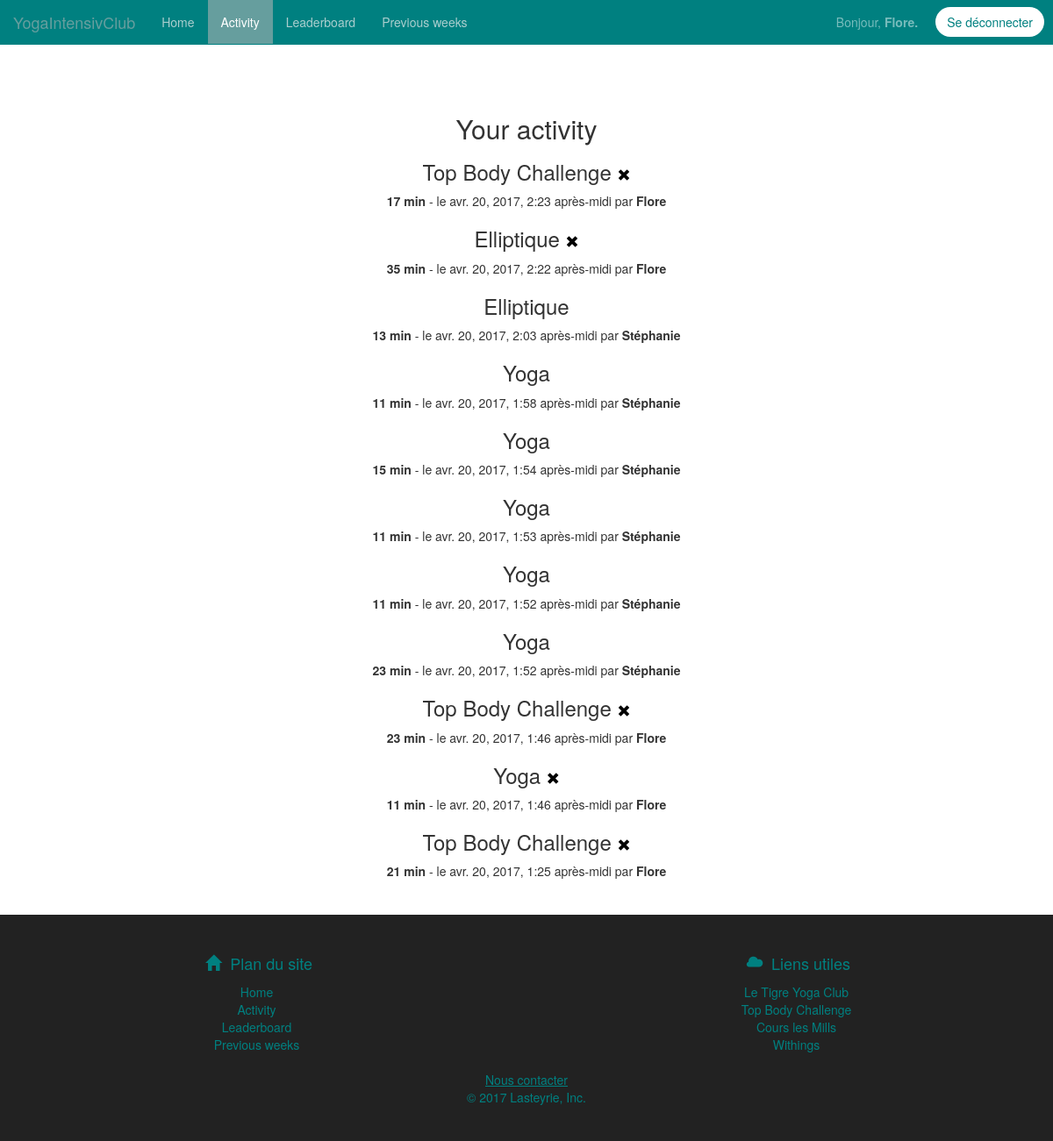
The app's page /activity/ (signed in), older data.
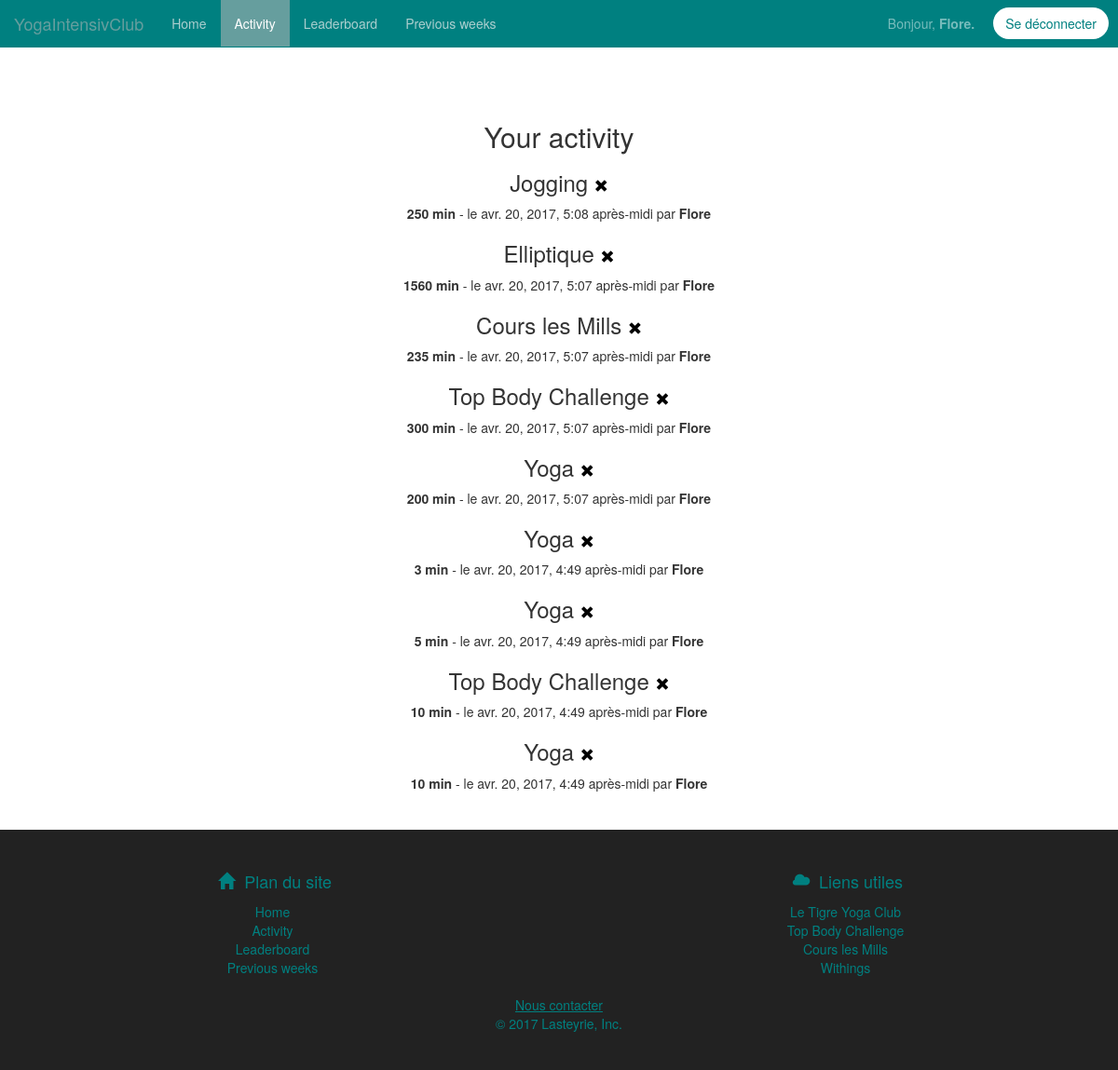
The same page, newer data.
### yoga/models.py (models this page shows)
class Activity(models.Model):
    SPORTS = [("Yoga", "Yoga"),
              ("Top Body Challenge", "Top Body Challenge"),
              ("Cours les Mills", "Cours les Mills"),
              ("Elliptique", "Elliptique"),
              ("Jogging", "Jogging")]
    sport = models.CharField(max_length=10, choices= SPORTS)
    durée = models.IntegerField()
    date = models.DateTimeField(auto_now_add=True, auto_now=False)
    user = models.ForeignKey(User, null = True)

### yoga/views.py (the view)
# urls.py: url(r'^activity/$', views.activity),
def activity(request):
    if not request.user.is_authenticated:
        return redirect("/login")
    activité = Activity.objects.all().order_by("-date")
    return render(request, "activity.html", {'activitées': activité})

### yoga/templates/activity.html (shortened to what this page needs)
{% extends "base.html" %}
{% load static %}
{% block navbar %}
    <li><a href="/">Home</a></li>
    <li class="active"><a href="/activity">Activity</a></li>
    <li><a href="/leaderboard">Leaderboard</a></li>
    <li><a href="/previousweeks">Previous weeks</a></li>
{% endblock %}
{% block content %}
	<div class="col-md-10 col-md-offset-1" style="text-align: center;">
		<br /><br />
		<h2> Your activity </h2>
		{% for activité in activitées %}
			<h3>{{ activité.sport }}
                {%  if request.user == activité.user %}
                    <a href="/suppr_activity/{{ activité.id }}" id="suppr">
                        <span class="glyphicon glyphicon-remove" style="color: black; font-size: 15px;"></span>
                    </a>
                {%  endif %}
            </h3>
            <p><strong>{{  activité.durée }} min</strong> - le {{ activité.date }} par  <strong>{{ activité.user.first_name }}</strong></p>
		{% empty %}
		<p> No activity .. </p>
		{% endfor %}
	</div>
{% endblock %}

### yoga/templates/base.html (shortened to what this page needs)
<!DOCTYPE html>
{% load static %}
<html lang="fr">
	<head>
		<link href="{% static 'css/bootstrap.min.css' %}" rel="stylesheet">
		<link href="{% static 'css/yoga.css' %}" rel="stylesheet">
	</head>
	<body>
        <nav class="navbar navbar-fixed-top">
            <div class="container-fluid">
                <div class="navbar-header">
                  <a class="navbar-brand" href="/">YogaIntensivClub</a>
                </div>
                <div id="navbar" class="collapse navbar-collapse">
                    <ul class="nav navbar-nav col-md-6">
                        {% block navbar %}{% endblock %}
                    </ul>
                <div class="navbar-right">
                            <p class="navbar-text" style="color : #78bcbc">Bonjour, <strong>{{ user.first_name }}.</strong></p>
                            <a href="/logout"><button type="button" class="btn btn-custom1 navbar-btn" style="margin-right: 10px;" name="logout">Se déconnecter</button></a>
                </div>
                </div>
            </div>
        </nav>
        <div class="container">
            {% block content %} {% endblock %}
        </div>
        <footer>
                <div class="row">
                    <div class="col-sm-6">
                        <center>
                          <h4 class="footertext" style="color: teal;"><span class="glyphicon glyphicon-home " style="margin: 5px;"></span> <a>Plan du site</a></h4>
                          <p class="footertext">
                            <a href="/">Home</a><br>
                            <a href="/activity">Activity</a><br>
                            <a href="/leaderboard">Leaderboard</a><br>
                            <a href="/previousweeks">Previous weeks</a><br>
                          </p>
                        </center>
                    </div>
                    <div class="col-sm-6">
                        <center>
                         <h4 class="footertext" style="color: teal;"><span class="glyphicon glyphicon-cloud" style="margin: 5px; "></span> <a>Liens utiles</a></h4>
                          <p class="footertext">
                            <a href="http://tigre-yoga.com/">Le Tigre Yoga Club</a><br>
                            <a href="https://soniatlev.fr/produit/top-body-challenge-version-francaise/">Top Body Challenge</a><br>
                            <a href="http://w3.lesmills.com/france/fr/">Cours les Mills</a><br>
                            <a href="https://www.withings.com/fr/fr/">Withings</a><br>
                          </p>
                        </center>
                    </div>
                </div>
                <div class="row">
                    <p><center><a href="#" style="text-decoration: underline;">Nous contacter</a> <p class="footertext" style="color: teal;">&copy; 2017 Lasteyrie, Inc.</p></center></p>
                </div>
            </footer>
    </body>
</html>

### yoga/static/css/yoga.css (style rules this page uses)
html, body { overflow-x: hidden; }
body { padding-top: 70px; }
footer { padding: 30px 0; bottom: 0; width: 100%; height: 10%; background: #222222; margin-top:30px; color: teal; }
footer a { color: teal; }
.btn-custom1 { background-color: white; color: teal; margin:5px; margin-top: 8px; border-radius: 20px; }
.navbar { background-color: teal; }
.navbar .navbar-brand { color: white; }
.navbar .navbar-nav > li > a { color: #abcece; }
.navbar .navbar-nav > .active > a, .navbar .navbar-nav > .active > a:hover, .navbar .navbar-nav > .active > a:focus { color: white; background-color: #669e9e; }

Row changes from the older to the newer data that the page shows:
removed Activity: sport "Top Body Challenge", durée "17", date "avr. 20, 2017, 2:23 après-midi", user.first_name "Flore"
removed Activity: sport "Elliptique", durée "35", date "avr. 20, 2017, 2:22 après-midi", user.first_name "Flore"
removed Activity: sport "Elliptique", durée "13", date "avr. 20, 2017, 2:03 après-midi", user.first_name "Stéphanie"
removed Activity: sport "Yoga", durée "11", date "avr. 20, 2017, 1:58 après-midi", user.first_name "Stéphanie"
removed Activity: sport "Yoga", durée "15", date "avr. 20, 2017, 1:54 après-midi", user.first_name "Stéphanie"
removed Activity: sport "Yoga", durée "11", date "avr. 20, 2017, 1:53 après-midi", user.first_name "Stéphanie"
removed Activity: sport "Yoga", durée "11", date "avr. 20, 2017, 1:52 après-midi", user.first_name "Stéphanie"
removed Activity: sport "Yoga", durée "23", date "avr. 20, 2017, 1:52 après-midi", user.first_name "Stéphanie"
removed Activity: sport "Top Body Challenge", durée "23", date "avr. 20, 2017, 1:46 après-midi", user.first_name "Flore"
removed Activity: sport "Yoga", durée "11", date "avr. 20, 2017, 1:46 après-midi", user.first_name "Flore"
removed Activity: sport "Top Body Challenge", durée "21", date "avr. 20, 2017, 1:25 après-midi", user.first_name "Flore"
added Activity: sport "Jogging", durée "250", date "avr. 20, 2017, 5:08 après-midi", user.first_name "Flore"
added Activity: sport "Elliptique", durée "1560", date "avr. 20, 2017, 5:07 après-midi", user.first_name "Flore"
added Activity: sport "Cours les Mills", durée "235", date "avr. 20, 2017, 5:07 après-midi", user.first_name "Flore"
added Activity: sport "Top Body Challenge", durée "300", date "avr. 20, 2017, 5:07 après-midi", user.first_name "Flore"
added Activity: sport "Yoga", durée "200", date "avr. 20, 2017, 5:07 après-midi", user.first_name "Flore"
added Activity: sport "Yoga", durée "3", date "avr. 20, 2017, 4:49 après-midi", user.first_name "Flore"
added Activity: sport "Yoga", durée "5", date "avr. 20, 2017, 4:49 après-midi", user.first_name "Flore"
added Activity: sport "Top Body Challenge", durée "10", date "avr. 20, 2017, 4:49 après-midi", user.first_name "Flore"
added Activity: sport "Yoga", durée "10", date "avr. 20, 2017, 4:49 après-midi", user.first_name "Flore"
